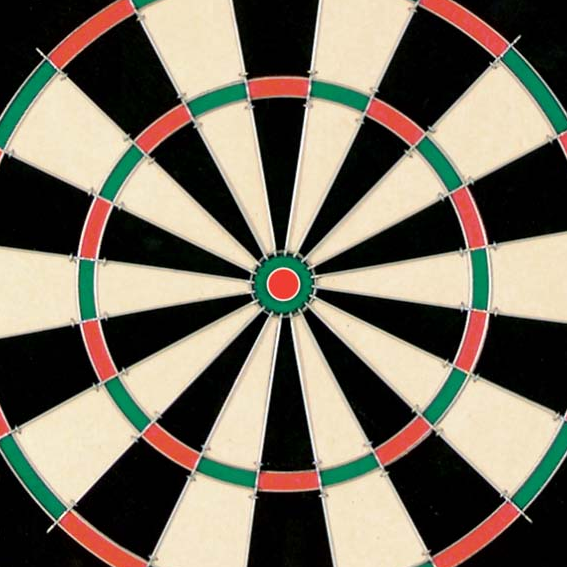
//> input picture IPCV_CW_Submit/dart.bmp, 567 x 567 px
$ ./dartsHoughSurf dart.bmp   (built with g++ and OpenCV 4)
//> lines starting //> are read from the running program, lines starting //| are printed output that depends on the picture; after the words box and inside, x2 and y2 are one past the last pixel; in counts of white or black regions, pixels touching at a corner belong together
/////////////////////////////////////////////////////////////////////////////
//
// COMS30121 - dartboard.cpp
//
/////////////////////////////////////////////////////////////////////////////

//MENTION THIS ONE AS ATTEMPT TO IMPROVE DETECTION?
//SAY INSTEAD WE USED TECHNIQUES TO APPROXIMATE LOCATION
//OF UNSURE DATBOARDS DUE TO THIS NOT BEING TOATLLY ACCURATE
//AND NOT BEING TOTALLY CONFIDENT IN OUR KNOWLEDGE OF HOW IT WORKED

// header inclusion
#include <stdio.h>
#include "opencv2/objdetect/objdetect.hpp"
#include "opencv2/opencv.hpp"
#include "opencv2/core/core.hpp"
#include "opencv2/highgui/highgui.hpp"
#include "opencv2/imgproc/imgproc.hpp"
#include "opencv2/nonfree/nonfree.hpp"
#include "opencv2/features2d/features2d.hpp"
#include "opencv2/nonfree/features2d.hpp"
#include <iostream>
#include <string.h>
#include <math.h>

using namespace std;
using namespace cv;

struct circ {
  int x = -1;
  int y = -1;
  int r = -1;
} ;

struct lineS {
	double rho;
	double a;
	double b;
} ;

/** Function Headers */
void houghSetup(Mat image, Mat &ang, Mat &mag);
vector< lineS > lineMain(Mat image, Mat &ang, Mat &mag, Rect pos);
vector<circ> circleMain(Mat &image, Mat &ang, Mat &mag, Rect pos);

vector<Mat> getFrames(Mat image, vector<Rect> det);
bool circRatios(circ circs0, circ circs1);
pair<circ,circ> getCircPair(vector<circ> circs);
vector< lineS > getValidLines(vector< lineS> lines, pair<circ, circ> board, int &count, vector<Point> &iPoints);
bool checkClosePoints(Rect frame, vector<Point> iPoints, int around, int minClose, int validWant, Point &mode);

int pullNum(const char* name);
bool rectIntersect(Rect r1, Rect r2, double thresh);
vector<Rect> getTruths( int index );
vector<Rect> detectAndDisplay( Mat frame, vector<Rect> gt );
void groundTruthDraw(Mat frame, vector<Rect> gt);
vector<Rect> getGT(const char* name);
//Line Funcs
void conv(cv::Mat &input, Mat kernel, cv::Mat &convOutput);
void grad(Mat &dx, Mat &dy, Mat &mag, Mat &ang);
void houghLine(Mat &mag_thr, Mat &grad_ori, Mat &hspace, int threshold);
void suppressLine(Mat &hspace, double bound,int suppRange, Mat &out);
vector< lineS > getLines(Mat &hspace);
Point getIntersect(lineS l1, lineS l2);
bool inCirc(int centreX, int centreY, int radius, Point p1);
void drawLine( Mat &out, double rho, double a, double b, Rect pos, Point center, int scalar);
vector<Point> getAllIntersects(vector< lineS > lines);
void thresholdingLine(Mat &mag, Mat &mag_threshold);
//Circle Funcs
void thresholding(double threshold, Mat &input, Mat &output);
vector< circ > suppressCircles(Mat &hspace, double bound, int cols, int rows, int rad, int suppRange, Mat &out);
void houghCircle(Mat &mag_thr, Mat &grad_ori, int radius, Mat &hspace);
void houghToMat(Mat hough_array, Mat &output, int radius);

/** Global variables */
String cascade_name = "dartcascade/cascade.xml";
CascadeClassifier cascade;

//USED IN LINE FUNCTIONS
int maxDistance; //max diagonal distance of each frame
int precision = 4; //Number we divide 1 degree by

/** @function main */
int main( int argc, const char** argv )
{
       // 1. Read Input Image
	Mat frame = imread(argv[1], CV_LOAD_IMAGE_COLOR);
//> frame is the input picture: 567 rows x 567 cols, CV_8UC3; mean B, G, R 96.6, 111.5, 119.5
	Mat image = frame.clone();
	Mat out = image.clone();
	String s = argv[1];
//> s = "dart.bmp"
	String d = "det_" + s;
//> d = "det_dart.bmp"
	s = "out_" + s;
//> s = "out_dart.bmp"

	vector<Rect> gt;

	//Getting correct ground truths for loaded image
	pullNum(argv[1]);
	gt = getGT(argv[1]);
//> gt = 1 Rect (x, y, width, height): [452, 17, 150, 179]
	if (gt.size() == 0) return -1; //Invalid file-name

	// 2. Load the Strong Classifier in a structure called `Cascade'
	if( !cascade.load( cascade_name ) ){ printf("--(!)Error loading\n"); return -1; };

	// 3. Detect dartboards and Display Result
	vector<Rect> darts = detectAndDisplay( frame, gt );

	// Draw ground truth rectangles on image
	groundTruthDraw(frame, gt);
	// 4. Save Result Image
	imwrite( d, frame );

	Mat mag;
	Mat ang;
	houghSetup(image, ang, mag);
	Mat output_mag;
	vector<Mat> frames = getFrames(image, darts);
	vector<Mat> framesMag = getFrames(mag, darts);
	vector<Mat> framesAng = getFrames(ang, darts);

    vector<lineS> lines; //Lines found by hough transform
	vector<Point> iPoints; //Intersection points of found lines
	vector<circ> circs; //Circles found by hough transform
	vector<Rect> accepted; //Frames we accept as valid detection
	vector<Rect> potential; //Frames that are potentially accepted, provided a better frame isn't found
	pair<circ,circ> board; //Concentric circles representing a dartboard
	bool dupeFlag; //If the frame we are looking at has already been accepted
	bool pointCheck; //If we have enough points with enough earby neighbours
	Point center; //The point to center our rectangle around

	Mat ref = imread("dart.bmp", CV_LOAD_IMAGE_COLOR);
	Mat grayRef;
	cvtColor( ref, grayRef, CV_BGR2GRAY );

	int minHessian = 400; //Minimum output from hessian filter
	SurfFeatureDetector detector(minHessian); //Creates feature detector

	vector<KeyPoint> keyPointRef, keyPointFrame; //points of interest in images
	detector.detect(grayRef, keyPointRef); //Gets points of interest from reference image

	SurfDescriptorExtractor extractor; //Extract descriptors for keypoints using keypoints and image

	Mat descriptorRef, descriptorFrame;

	extractor.compute(grayRef, keyPointRef, descriptorRef);

	BFMatcher matcher(NORM_L2); //Used to match the descriptors generated for reference image for descriptors in checked frame
	vector<DMatch> matches;

	for (int i = 0; i < darts.size(); i++) {
		dupeFlag = false; //Reduces time wasted processing detected region repeatedly
		for (int x = 0; x < accepted.size(); x++) { //Check if detected region has been accepted at already
			if (rectIntersect(darts[i], accepted[x], 0.1)) {
				dupeFlag = true;
				break;
			}
		}
		if (dupeFlag) continue; //Ignore frame if similar frame already accepted
		lines = lineMain(image, framesAng[i], framesMag[i], darts[i]); //Get lines found by hough transform
		if (lines.size() < 5) continue; //Ignore frame if not enough lines present

		iPoints = getAllIntersects(lines); //Gets all points of intersection of provided lines

		//Check if number of intersection points close to each other is sufficient
		pointCheck = checkClosePoints(darts[i], iPoints, darts[i].width * 0.1, 10, 5, center);
		if (!pointCheck) continue; //If not ignore frame
		circs = circleMain(image, framesAng[i], framesMag[i], darts[i]); //Get circles in frame
		if (circs.size() < 2) continue; //Ignore frame if not enough circles present
		board = getCircPair(circs); //We assume only one dartboard per frame detected by viola-jones

		if (board.first.r == -1) { //If no valid circle pair discovered
			//Convert current frame to grayscale
			Mat grayImage;
			cvtColor( frames[i], grayImage, CV_BGR2GRAY );
			//Detect keypoints in frame we are looking at
			detector.detect(grayImage, keyPointFrame);
			//Pull out descriptors for these keyPoints
			extractor.compute(grayImage, keyPointFrame, descriptorFrame);
			//Match them to descriptors from the reference dartboard
			matcher.match(descriptorRef, descriptorFrame, matches);
			vector<DMatch> goodMatches;
			//Look through all matches and only keep good matches
			for (DMatch i : matches) {
				for (DMatch j : matches) {
					if (j.distance < 0.75*i.distance) {
						goodMatches.push_back(j);
					}
				}
			}
			//If we have enough good matches accept the current frame
			if (goodMatches.size() > 0.5*keyPointRef.size()) potential.push_back(darts[i]);
			continue;
		}

		int count = 0; //count of valid lines
		lines = getValidLines(lines, board, count, iPoints); //Get lines that intersect near the centre of the circle pair
		if (count > 15) { //If we have enough intersections, and valid circle pair
			//Create rect encompassing largest of two concentric circles
			Rect found(board.second.x-board.second.r, board.second.y-board.second.r, 2*board.second.r, 2*board.second.r);
			found.x += darts[i].x;
			found.y += darts[i].y;
			cout << found << endl;
			accepted.push_back(found); //Store found as confident dartboard
			circle(out, Point(board.first.x+darts[i].x, board.first.y+darts[i].y), board.first.r, Scalar(0, 255, 0), 2);
			circle(out, Point(board.second.x+darts[i].x, board.second.y+darts[i].y), board.second.r, Scalar(0, 255, 0), 2);
			//Draw lines
            for (int j = 0; j < lines.size(); j++) {
                drawLine(out, lines[j].rho, lines[j].a, lines[j].b, darts[i], Point(board.first.x, board.first.y), found.width);
            }
			continue;
		}
		//Convert current frame to grayscale
		Mat grayImage;
		cvtColor( frames[i], grayImage, CV_BGR2GRAY );
		//Detect keypoints in frame we are looking at
		detector.detect(grayImage, keyPointFrame);
		//Pull out descriptors for these keyPoints
		extractor.compute(grayImage, keyPointFrame, descriptorFrame);
		//Match them to descriptors from the reference dartboard
		matcher.match(descriptorRef, descriptorFrame, matches);
		vector<DMatch> goodMatches;
		//Look through all matches and only keep good matches
		for (DMatch i : matches) {
			for (DMatch j : matches) {
				if (j.distance < 0.75*i.distance) {
					goodMatches.push_back(j);
				}
			}
		}
		//If we have enough good matches accept the current frame
		if (goodMatches.size() > 0.75*keyPointRef.size()) potential.push_back(darts[i]);
	}

	bool potFlag; //Would check if a area with correct circle ratios but not enough line intersections had been accepted, if not would accept area as dartboard
	for (int i = 0; i < potential.size(); i++) {
		potFlag = false;
		for (int j = 0; j < accepted.size(); j++) {
			if (rectIntersect(potential[i], accepted[j], 0)) { //Have we already stored a better guess for this area
				potFlag = true;
			}
		}
		if (potFlag) { //If better guess found, remove non-confident guess
			potential.erase(potential.begin() + i--);
		} else { //If no better guess found, accept non-confident guess
			cout << potential[i] << endl;
			accepted.push_back(potential[i]);
		}
	}

	for (int i = 0; i < accepted.size(); i++) { //Add accepted frames
		rectangle(out, Point(accepted[i].x, accepted[i].y), Point(accepted[i].x + accepted[i].width, accepted[i].y + accepted[i].height), Scalar( 255, 0, 0 ), 2);
	}
	imwrite(s, out);
    return 0;
}

void houghSetup(Mat image, Mat &ang, Mat &mag) {
	// CONVERT COLOUR AND SAVE
    Mat gray_image;
    cvtColor( image, gray_image, CV_BGR2GRAY );
    int kSize = 3;
    double myKdx[3][3] = {{-1,0,1},
    					{-2,0,2},
    					{-1,0,1}};
    double myKdy[3][3] = {{-1,-2,-1},
    					{0,0,0},
    					{1,2,1}};
    Mat kerndx(3,3, CV_64F, myKdx);
    Mat kerndy(3,3, CV_64F, myKdy);

    Mat convImdx, dxNonNorm;
    conv(gray_image,kerndx,dxNonNorm);

    Mat convImdy, dyNonNorm;
    conv(gray_image,kerndy,dyNonNorm);

    grad(dxNonNorm, dyNonNorm, mag, ang);
}

// [32 lines left out: functions lineMain, circleMain, not called in this run]

//
//
//

vector<Mat> getFrames(Mat image, vector<Rect> det) {
	vector<Mat> frames;
	for (int i = 0; i < det.size(); i++) {
		if (det[i].x + det[i].width >= image.cols) det[i].width = (image.cols - det[i].x) -1;
		if (det[i].y + det[i].height >= image.rows) det[i].height = (image.rows - det[i].y) -1;
		Mat a = image(det[i]);
		frames.push_back(a);
	}
	return frames;
}

// [78 lines left out: functions circRatios, getCircPair, getValidLines, checkClosePoints, not called in this run]

//
//
//

//Specifc function to pull file number out of files following format xN.jpg where x is a string an N is an integer
int pullNum(const char* name) {
	int num = 0;
	int unit = 1;
	for (int i = strlen(name) - 5; name[i] > 47 && name[i] < 58; i--) {
		num += (name[i] - 48) * unit;
		unit *= 10;
	}
	return num;
}

vector<Rect> getGT(const char* name) {
	int index = pullNum(name);
	if (index < 0 || index > 16) {
		vector<Rect> none(0);
		return none;
	}
	return getTruths(index);
}

bool rectIntersect(Rect r1, Rect r2, double thresh) {
	//Returns a boolean indicating if the area
	//shared by both rectangles is greater than the threshold
	return ((float) (r1 & r2).area()/(r1|r2).area() > thresh);
}

vector<Rect> getTruths(int index) {
	vector< vector<Rect> > gt(16);
	//Adding ground truth location of dartboards for each image
	gt[0].push_back(Rect(452, 17, 150, 179));
	gt[1].push_back(Rect(193, 134, 201, 191));
	gt[2].push_back(Rect(102, 100, 91, 85));
	gt[3].push_back(Rect(325, 151, 66, 68));
	gt[4].push_back(Rect(175, 90, 210, 209));
	gt[5].push_back(Rect(435, 142, 100, 107));
	gt[6].push_back(Rect(203, 112, 78, 75));
	gt[7].push_back(Rect(248, 163, 160, 163));
	gt[8].push_back(Rect(835, 220, 124, 118));
	gt[8].push_back(Rect(61, 251, 76, 96));
	gt[9].push_back(Rect(195, 38, 248, 248));
	gt[10].push_back(Rect(912, 146, 41, 75));
	gt[10].push_back(Rect(578, 127, 67, 89));
	gt[10].push_back(Rect(91, 103, 103, 115));
	gt[11].push_back(Rect(161, 98, 82, 81));
	gt[11].push_back(Rect(436, 111, 53, 77)); //Maybe too hidden to expect detection
	gt[12].push_back(Rect(154, 72, 66, 146));
	gt[13].push_back(Rect(269, 119, 139, 136));
	gt[14].push_back(Rect(114, 98, 139, 132));
	gt[14].push_back(Rect(982, 95, 135, 125));
	gt[15].push_back(Rect(155, 49, 132, 150));
	if (index < 0 || index > 15) return gt[0];
	return gt[index];
}

void groundTruthDraw(Mat frame, vector<Rect> gt) {
	for (int i = 0; i < gt.size(); i++) {
		rectangle(frame, Point(gt[i].x, gt[i].y), Point(gt[i].x + gt[i].width, gt[i].y + gt[i].height), Scalar( 0, 0, 255 ), 2);
	}
}

/** @function detectAndDisplay */
vector<Rect> detectAndDisplay( Mat frame , vector<Rect> gt)
{
	std::vector<Rect> darts;
	Mat frame_gray;
	int truePos = 0;
	int dartCount = gt.size();
//> dartCount = 1

	// 1. Prepare Image by turning it into Grayscale and normalising lighting
	cvtColor( frame, frame_gray, CV_BGR2GRAY );
	equalizeHist( frame_gray, frame_gray );
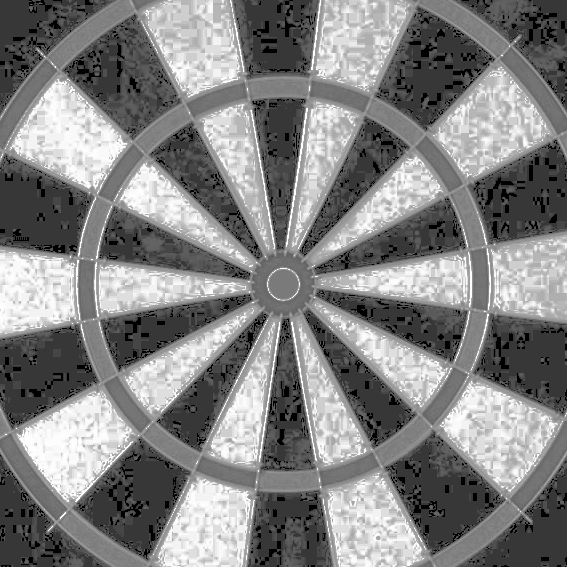
//> frame_gray: 567 rows x 567 cols, CV_8UC1; min 0, max 255, mean 130.4

	// 2. Perform Viola-Jones Object Detection
	cascade.detectMultiScale( frame_gray, darts, 1.1, 1, 0|CV_HAAR_SCALE_IMAGE, Size(50, 50), Size(500,500) );
//> darts = 23 Rects (x, y, width, height), first 8: [182, 19, 58, 58], [20, 10, 60, 60], [103, 54, 54, 54], [62, 112, 52, 52], [279, 147, 55, 55], [60, 191, 56, 56], [378, 397, 59, 59], [61, 398, 61, 61]

       // 3. Print number of dartboards found
	std::cout << darts.size() << std::endl;
//| 23

       // 4. Draw box around dartboards found
	for( int i = 0; i < darts.size(); i++ ) //Exit loop early when all ground truths seen
	{
		bool matchFlag = false;
		rectangle(frame, Point(darts[i].x, darts[i].y), Point(darts[i].x + darts[i].width, darts[i].y + darts[i].height), Scalar( 0, 255, 0 ), 2);
		for (int j = 0; j < gt.size(); j++) {
			if (rectIntersect(darts[i], gt[j], 0.4)) {
				gt.erase(gt.begin() + j);
				matchFlag = true;
				break;
			}
		}
		if (matchFlag) {
			// cout << "Detected dartboard " << i+1 << " " << dartboards[i] << " closely matches ground truth" << endl;
			truePos++;
		}
		else cout << "Detected dartboard " << i+1 << " " << darts[i]  << "doesn't match a ground truth dartboard" << endl;
	}
//> this loop made 23 passes
//| Detected dartboard 1 [58 x 58 from (182, 19)]doesn't match a ground truth dartboard
//| Detected dartboard 2 [60 x 60 from (20, 10)]doesn't match a ground truth dartboard
//| Detected dartboard 3 [54 x 54 from (103, 54)]doesn't match a ground truth dartboard
//| Detected dartboard 4 [52 x 52 from (62, 112)]doesn't match a ground truth dartboard
//| Detected dartboard 5 [55 x 55 from (279, 147)]doesn't match a ground truth dartboard
//| Detected dartboard 6 [56 x 56 from (60, 191)]doesn't match a ground truth dartboard
//| Detected dartboard 7 [59 x 59 from (378, 397)]doesn't match a ground truth dartboard
//| Detected dartboard 8 [61 x 61 from (61, 398)]doesn't match a ground truth dartboard
//> (output is shown up to pass 8 of 23)
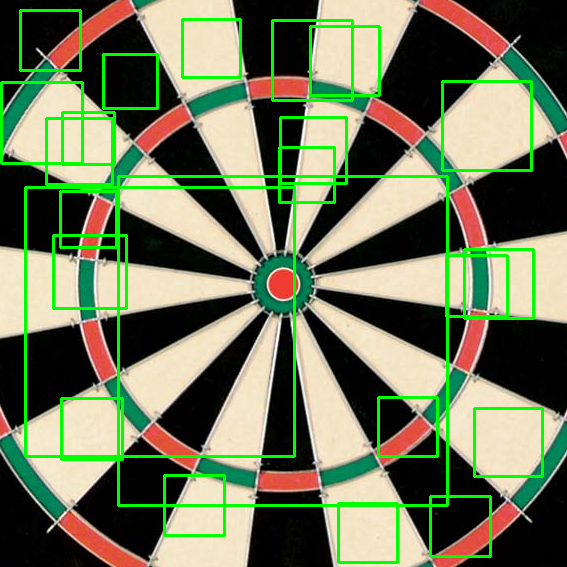
//> frame: 567 rows x 567 cols, CV_8UC3; 7.03% of pixels changed, all inside (x1, y1, x2, y2) = (0, 9, 544, 564)
//> after the loop, truePos = 0
	float prec = (float) truePos/ darts.size(); //ratio of dartboards found correctly, to dartboards detected in image
//> prec = 0
	float recall = (dartCount > 0 ? (float) truePos/dartCount : 1); //True positive rate
//> recall = 0
	float f1 = 2 * ((prec * recall) / (prec + recall)); //Measure of accuracy of classifier
//> f1 = nan
	f1 = (f1 != f1) ? 0 : f1; //f1 != f1 is true if f1 is NaN, as long as -ffast-math compiler flag not used
//> f1 = 0
	cout << truePos << " dartboards out of " << dartCount << " detected correctly." << endl;
//| 0 dartboards out of 1 detected correctly.
	cout << "True positive rate = " <<  recall << endl;
//| True positive rate = 0
	cout << "F1 score = " << f1 << endl;
//| F1 score = 0
//> the loop in groundTruthDraw, `for (int i = 0; i < gt.size(); i++)` made 1 pass
//> after the loop in groundTruthDraw, `for (int i = 0; i < gt.size(); i++)`:
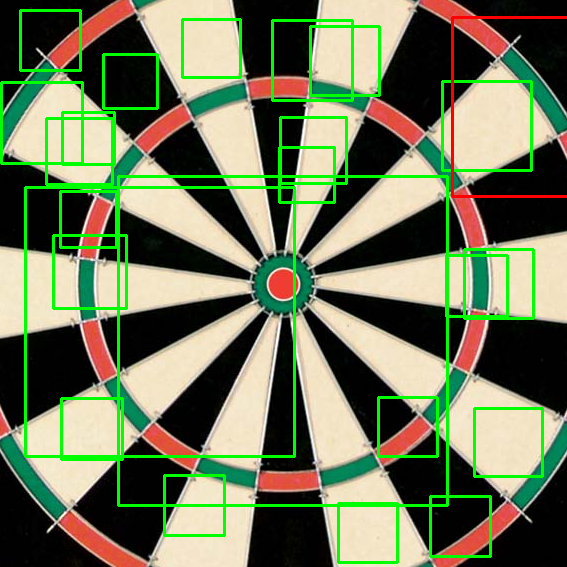
//> frame: 567 rows x 567 cols, CV_8UC3; 0.38% of pixels changed, all inside (x1, y1, x2, y2) = (451, 16, 567, 198)
	return darts;
}

//////////////////
//LINE FUNCTIONS//
//////////////////

void conv(cv::Mat &input, Mat kernel, cv::Mat &output)
{
	// intialise the output using the input
	output.create(input.size(), DataType<double>::type);

	//CREATING A DIFFERENT IMAGE kernel WILL BE NEEDED
	//TO PERFORM OPERATIONS OTHER THAN GUASSIAN BLUR!!!

	// we need to create a padded version of the input
	// or there will be border effects
	int kernelRadiusX = ( kernel.size[0] - 1 ) / 2;
	int kernelRadiusY = ( kernel.size[1] - 1 ) / 2;

	cv::Mat paddedInput;
	cv::copyMakeBorder( input, paddedInput,
		kernelRadiusX, kernelRadiusX, kernelRadiusY, kernelRadiusY,
		cv::BORDER_REPLICATE );


	Mat result(input.rows, input.cols,DataType<double>::type);
	// now we can do the convoltion
	for ( int i = 0; i < input.rows; i++ )
	{
		for( int j = 0; j < input.cols; j++ )
		{
			double sum = 0.0;
			for( int m = -kernelRadiusX; m <= kernelRadiusX; m++ )
			{
				for( int n = -kernelRadiusY; n <= kernelRadiusY; n++ )
				{
					// find the correct indices we are using
					int imagex = i + m + kernelRadiusX;
					int imagey = j + n + kernelRadiusY;
					int kernelx = m + kernelRadiusX;
					int kernely = n + kernelRadiusY;

					// get the values from the padded image and the kernel
					int imageval = ( int ) paddedInput.at<uchar>( imagex, imagey );
					double kernalval = kernel.at<double>( kernelx, kernely );

					// do the multiplication
					sum += imageval * kernalval;
				}
			}
			// set the output value as the sum of the convolution
			output.at<double>(i, j) = sum;
		}
	}
//> after the loop in conv (call 2), `for ( int i = 0; i < input.rows; i++ )`:
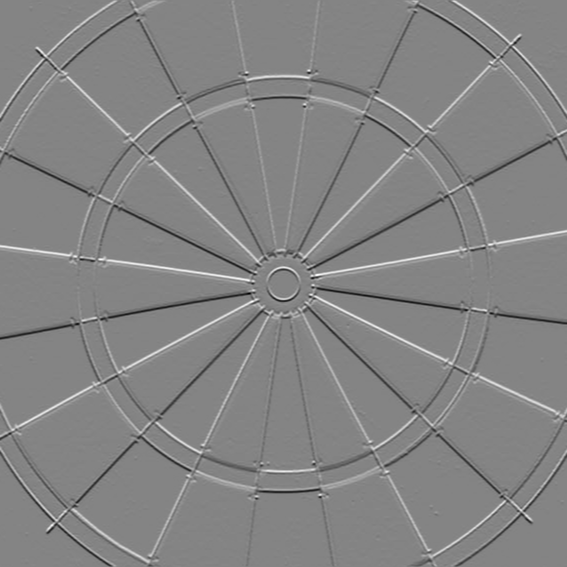
//> output: 567 rows x 567 cols, CV_64FC1; min -855, max 794, mean 0.1; drawn with min black and max white

}

// [124 lines left out: functions inCirc, gradient, getAllIntersects, getIntersect, drawLine, getLines and 3 more, not called in this run]


void grad(Mat &dx, Mat &dy, Mat &mag, Mat &ang) {
	mag.create(dx.size(), dx.type());
    ang.create(dx.size(), dx.type());
	Mat magOut;
	magOut.create(dx.size(), CV_64F);
	Mat angOut;
	angOut.create(dx.size(), CV_64F);
	for (int y = 0; y < dx.rows; y++) {
		for (int x = 0; x < dx.cols; x++) {
			magOut.at<double>(y, x) = sqrt(pow(dx.at<double>(y,x),2.0) + pow(dy.at<double>(y,x),2.0));
			angOut.at<double>(y, x) = atan2(dy.at<double>(y,x),dx.at<double>(y,x));
		}
	}
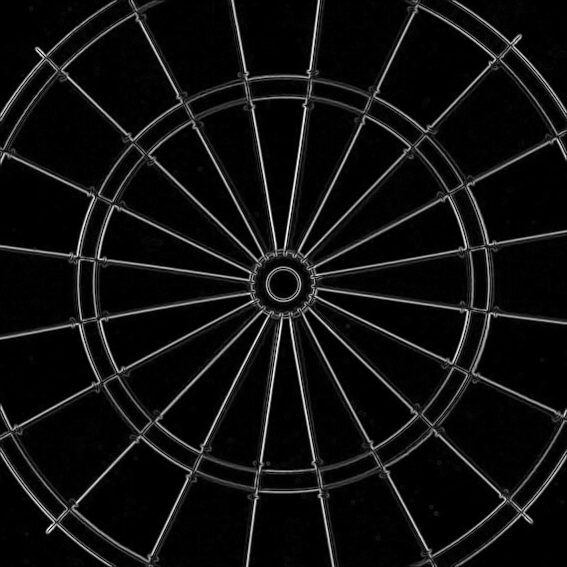
//> magOut: 567 rows x 567 cols, CV_64FC1; min 0, max 992.5, mean 62.1; drawn with min black and max white
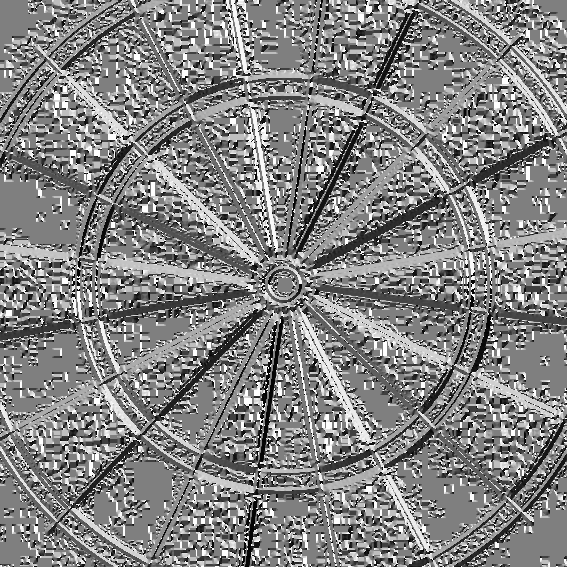
//> angOut: 567 rows x 567 cols, CV_64FC1; min -3.14, max 3.14, mean 0.0948; drawn with min black and max white
//> the loop in getFrames, `for (int i = 0; i < det.size(); i++)` made 23 passes
//> the loop in getFrames (call 2), `for (int i = 0; i < det.size(); i++)` made 23 passes
//> in main, `vector<Mat> framesAng = getFrames(ang, darts);`:
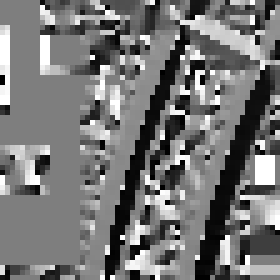
//> framesAng[5]: 56 rows x 56 cols, CV_64FC1 (shown 5 times larger); min -3.12, max 3.14, mean -0.199; drawn with min black and max white
//> (the run ends here: the program needs code that is not available in this run, at `SurfFeatureDetector detector(minHessian);`)
